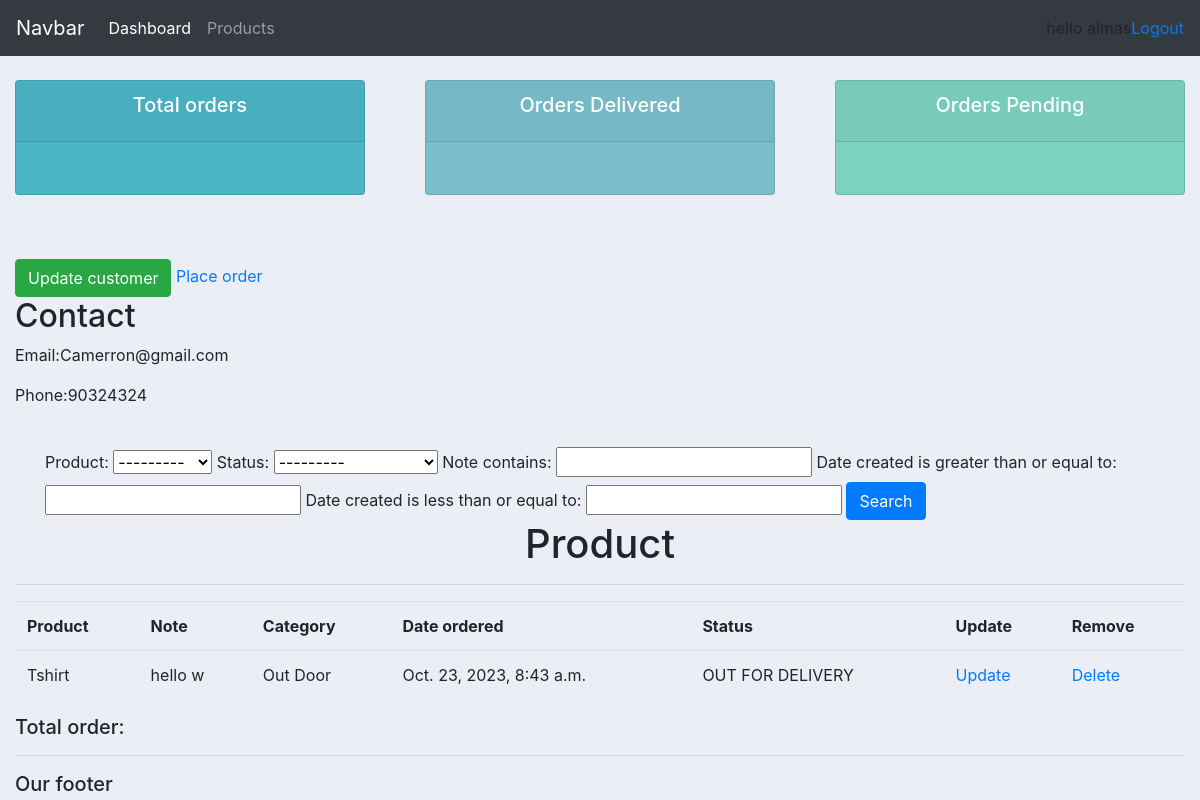
The page /customer/3/ (signed in) on the database its author committed.
### products/models.py (models this page shows, shortened)
class Customer(models.Model):
    name = models.CharField(max_length=200,null=True)
    phone = models.CharField(max_length=200,null=True)
    email = models.CharField(max_length=200,null=True)
    date_created = models.DateTimeField(auto_now_add=True,null=True)

class Order(models.Model):
    STATUS = (
              ('PENDING','PENDING'),('OUT FOR DELIVERY','OUT OF DELIVERY'),('DELIVERED','DELIVERED'),
              )
    customer = models.ForeignKey(Customer,null=True,on_delete=models.CASCADE)
    product = models.ForeignKey(Product,null=True,on_delete=models.CASCADE,)
    date_created = models.DateTimeField(auto_now_add=True,null=True)
    status = models.CharField(max_length=200,null=True,choices=STATUS)
    note = models.CharField(max_length=200,null=True)

class Product(models.Model):
    CATEGORY = (
        ('Indoor','Indoor'),('Out Door','Out Door'),
    )
    name = models.CharField(max_length=200,null=True)
    price = models.FloatField(null=True)
    category = models.CharField(max_length=200,null=True,choices=CATEGORY)
    description = models.CharField(max_length=200,null=True)
    date_created = models.DateTimeField(auto_now_add=True,null=True)
    tags = models.ManyToManyField(Tag)
    def __str__(self):
         return self.name

### products/views.py (the view)
# urls.py: path('customer/<str:pk>/', views.customer,name='customer'),
@login_required(login_url='login')
def customer(request,pk):
     customer = Customer.objects.get(id=pk)
     orders = customer.order_set.all()
     order_count = orders.count()
     myFilter = OrderFilter(request.GET,queryset=orders)
     orders = myFilter.qs
     context = {
          'customer':customer,
          'order_count':order_count,
          'orders':orders,
          'myFilter':myFilter,
     }
     return render(request,'customer.html',context)

### templates/customer.html (shortened to what this page needs)
{% extends 'main.html'  %}
{% block content %}
<div class="row mt-5">
    <div class="col-md-12 text-left">
        <button type="button" href="" class="btn btn-success">Update customer</button>
<a href="{% url 'createOrder' customer.id %}">Place order</a>
        <h2>Contact</h2>
        <p>Email:{{customer.email}}</p>
        <p>Phone:{{customer.phone}}</p>
    </div>
</div>
<br>
<div class="container">
  <form method="get">
    {{myFilter.form}}
    <button type="submit" class="btn btn-primary">Search</button>
  </form>
</div>
<div class="text-center">
<h1>Product</h1>
<hr>
</div>
<table class="table">
      <tr>
        <th>Product</th>
        <th>Note</th>
        <th>Category</th>
        <th>Date ordered</th>
        <th>Status</th>
        <th>Update</th>
        <th>Remove</th>
      </tr>
      {% for order in orders %}
      <tr>
        <td>{{order.product}}</td>
        <td>{{order.note}}</td>
        <td>{{order.product.category}}</td>
        <td>{{order.date_created}}</td>
        <td>{{order.status}}</td>
        <td><a href="{% url 'updateOrder' order.id %}">Update</a></td>
        <td><a href="{% url 'delete' order.id %}">Delete</a></td>
      </tr>
      {% endfor %}
  </table>
  <h5>Total order:{{orders_count}}</h5>
{% endblock %}

### templates/navbar.html (shortened to what this page needs)
<nav class="navbar navbar-expand-lg navbar-dark bg-dark">
    <a class="navbar-brand" href="#">Navbar</a>
    <div class="collapse navbar-collapse" id="navbarNav">
      <ul class="navbar-nav">
        <li class="nav-item active">
          <a class="nav-link" href="{% url 'home' %}">Dashboard </a>
        </li>
        <li class="nav-item">
          <a class="nav-link" href="{% url 'products' %}">Products</a>
        </li>
      </ul>
    </div>
    <span>hello {{request.user}}</span>
    <span><a href="{% url 'logout' %}">Logout</a></span>
  </nav>

### static/css/main.css (style rules this page uses)
body { background-color:#ebeff5; }

### rows shown on the page
Customer: email "Camerron@gmail.com", phone "90324324"
Order: product "Tshirt", note "hello w", product.category "Out Door", date_created "Oct. 23, 2023, 8:43 a.m.", status "OUT FOR DELIVERY"

### other values the page prints
{{ request.user }} "almas"
